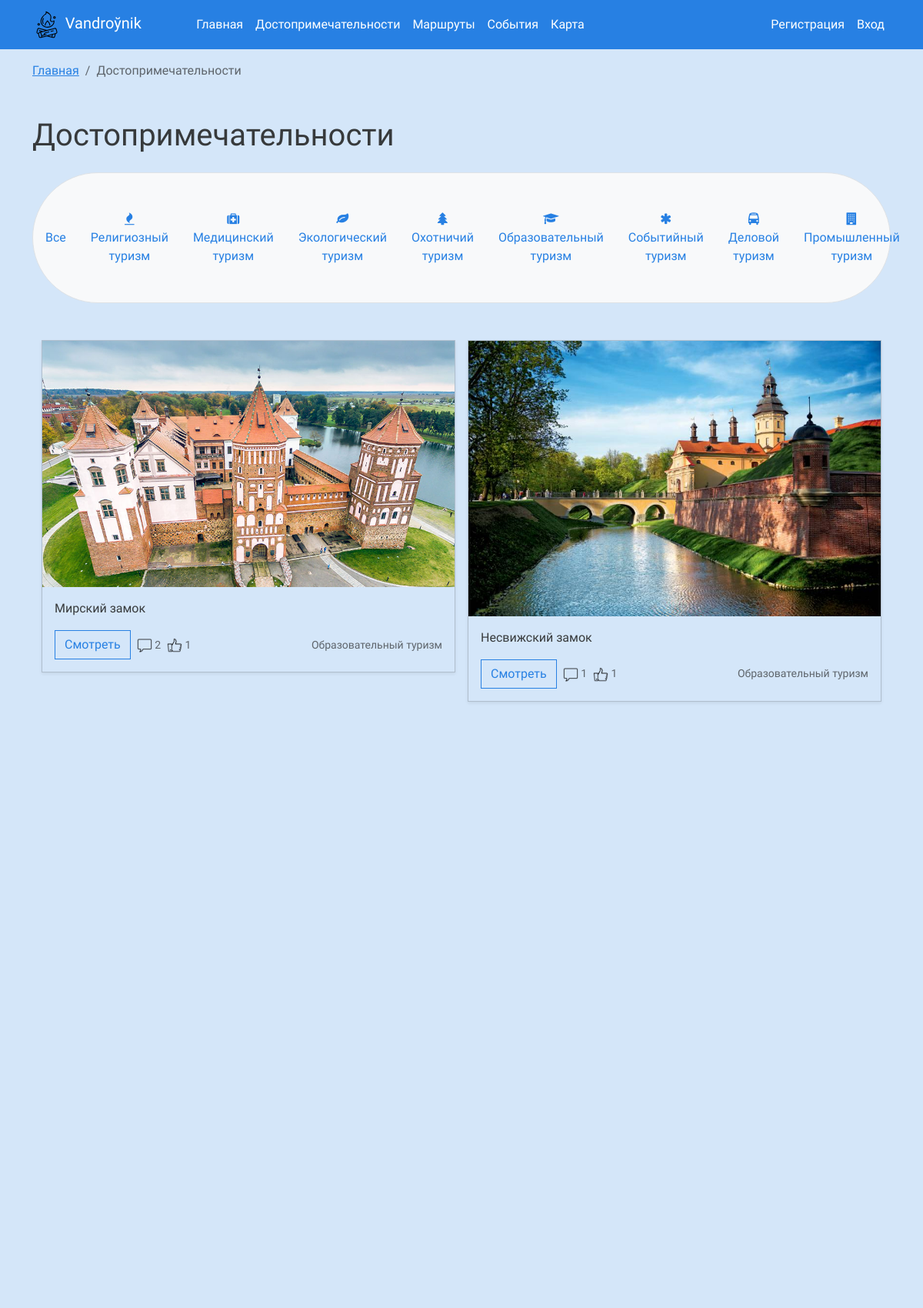
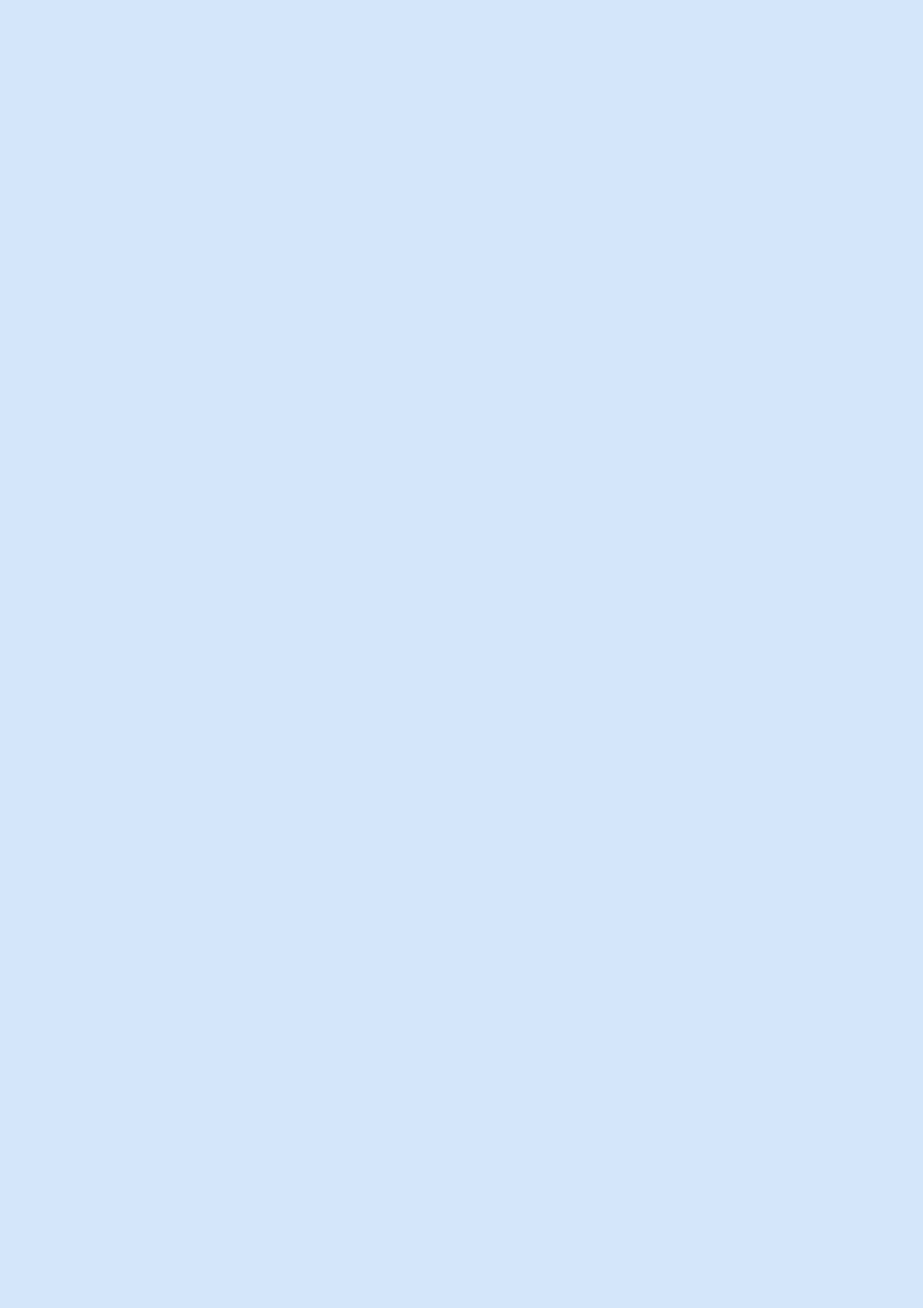
The page /articles (upper part) on the database its author committed (2 pictures, top to bottom).
### app.py (models this page shows, shortened)
class Articles(db.Model):
    id = db.Column(db.Integer,primary_key=True)
    title = db.Column(db.String(100))
    text = db.Column(db.Text)
    image_name = db.Column(db.String(100))
    category = db.Column(db.String(100))
    likes = db.Column(db.Integer, default=0)

### app.py (the view, shortened to what this page needs)
@app.route('/articles', methods=['GET', 'POST'])
def articles():
    articles = Articles.query.all()
    comments_count = []
    for el in articles:
        comments_count.append(Comments.query.filter_by(id_article=el.id).count())
    print(comments_count)
    if request.method == 'GET':
        category = request.args.get('category')
        if category:
            category= category.capitalize()
            category = "%{}%".format(category)
            articles = Articles.query.filter(Articles.category.like(category)).all()
            return render_template("articles.html",articles=articles,comments_count=comments_count,zip=zip)
        else:
             return render_template("articles.html",articles=articles,comments_count=comments_count,zip=zip)
    return render_template("articles.html",articles=articles,comments_count=comments_count,zip=zip)

### app.py (called while the page is built)
@app.context_processor
def inject_user():
    def get_user_name():
        if 'name' in session:
            return Users.query.filter_by(email=session['name']).first()
    return dict(active_user=get_user_name())

@app.context_processor
def inject_user():
    return dict(
    cityes=db.session.query(Events.city).distinct().all(),
    )

### templates/articles.html (shortened to what this page needs)
{% extends 'base.html' %}
{% block main %}
<div class="container">
  <div class="main">
    <ol class="breadcrumb py-3">
      <li class="breadcrumb-item"><a href="/">Главная</a></li>
      <li class="breadcrumb-item active">Достопримечательности</li>
    </ol>
    <h1 class="py-3">Достопримечательности</h1>
    <div class="d-flex justify-content-between align-items-center text-center bg-light border rounded-pill py-5">
      <a href="/articles" class="text-decoration-none mx-3">Все</a>
      <a href="/articles?category=Религиозный туризм" class="text-decoration-none mx-3"><i class="fa fa-fire"
          aria-hidden="true"></i>Религиозный туризм</a>
      <a href="/articles?category=Медицинский туризм" class="text-decoration-none mx-3"><i class="fa fa-medkit" aria-hidden="true"></i>Медицинский
        туризм</a>
      <a href="/articles?category=Экологический туризм" class="text-decoration-none mx-3"><i class="fa fa-leaf" aria-hidden="true"></i>Экологический
        туризм</a>
      <a href="/articles?category=Охотничий туризм" class="text-decoration-none mx-3"><i class="fa fa-tree" aria-hidden="true"></i>Охотничий туризм</a>
      <a href="/articles?category=Образовательный туризм" class="text-decoration-none mx-3"><i class="fa fa-graduation-cap"
          aria-hidden="true"></i>Образовательный туризм</a>
      <a href="/events" class="text-decoration-none mx-3"><i class="fa fa-asterisk" aria-hidden="true"></i>Событийный
        туризм</a>
      <a href="/articles?category=Деловой туризм" class="text-decoration-none mx-3"><i class="fa fa-bus" aria-hidden="true"></i>Деловой туризм</a>
      <a href="/articles?category=Промышленный туризм" class="text-decoration-none mx-3"><i class="fa fa-building" aria-hidden="true"></i>Промышленный
        туризм</a>
    </div>
    <div class="album py-5">
      <div class="container">
        <div class="row  row-cols-sm-2  g-3">
          {%if articles%}
          {%for article, comments in zip(articles,comments_count)%}
          <div class="col" data-aos="flip-up">
            <div class="card shadow-sm" style="background-color: #d4e6f9;">
              <img src="../static/img/upload/{{article.image_name}}" alt="">
              <div class="card-body">
                <p class="card-text">{{article.title}}</p>
                <div class="d-flex justify-content-between align-items-center">
                  <div class="btn-group d-flex justify-content-between align-items-center">
                    <a href="/articles/{{article.id}}" class="btn btn-outline-primary">Смотреть</a>
                    <small class="text-body-secondary mx-2"><img src="../static/img/comment.png" alt="comment" class="" width="20"> {{comments}}</small>
                    <small class="text-body-secondary"><img src="../static/img/like.png" alt="like" class="" width="20"> {{article.likes}} </small>
                  </div>
                  <small class="text-body-secondary">{{article.category}}</small>
                </div>
              </div>
            </div>
          </div>
          {%endfor%}
          {%else%}
            <h2>Нет записей!</h2>
          {%endif%}
        </div>
      </div>
    </div>
  </div>
</div>
{% endblock %}

### rows shown on the page
Articles: image_name (picture), title "Мирский замок", comments "2", likes "1", category "Образовательный туризм"
Articles: image_name (picture), title "Несвижский замок", likes "1", category "Образовательный туризм"
Articles: image_name (picture)
Articles: image_name (picture)
Articles: image_name (picture)
Articles: image_name (picture)
Articles: image_name (picture)
Articles: image_name (picture)
Articles: image_name (picture)
Articles: image_name (picture)
Articles: image_name (picture)
Articles: image_name (picture)
